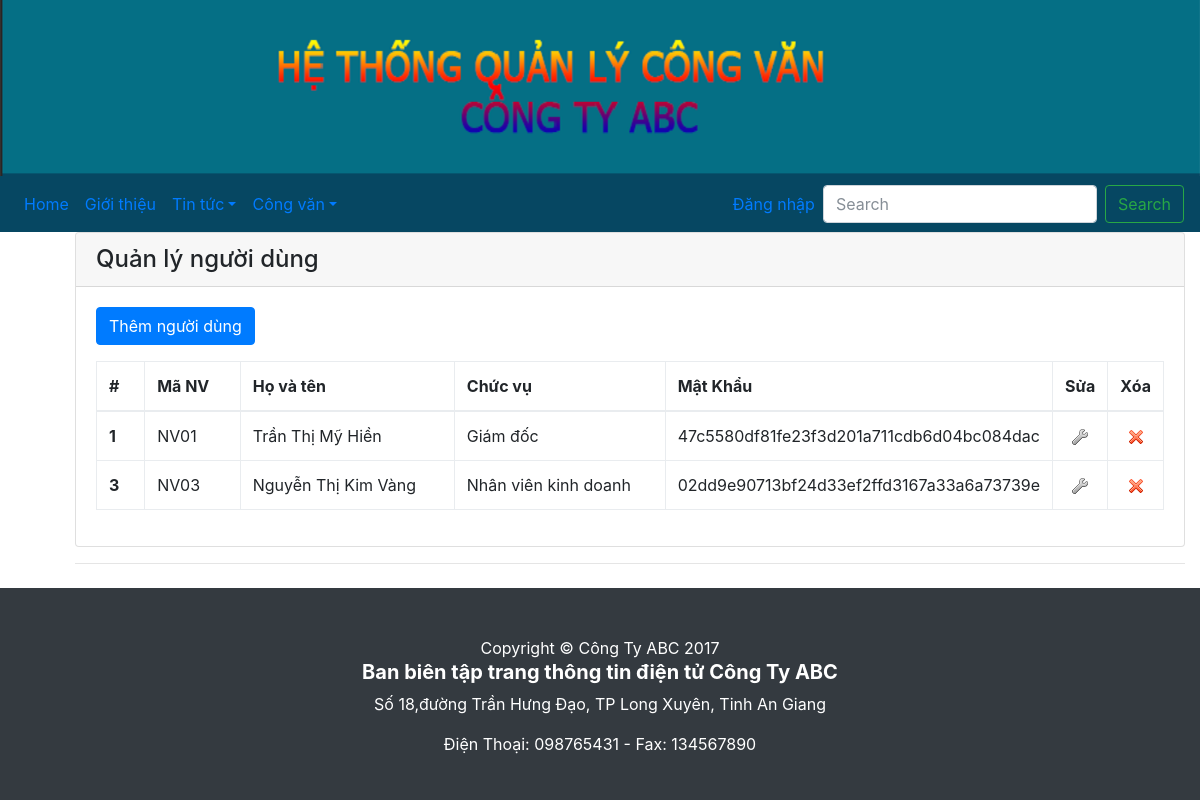
Screenshot of /nguoidung.php with the database file from the repository.
### tables this page shows
CREATE TABLE `nguoidung` (
  `ID` int(11) NOT NULL,
  `Manv` varchar(50) NOT NULL,
  `ID_chucvu` int(10) NOT NULL,
  `HoVaTen` varchar(50) NOT NULL,
  `MatKhau` varchar(50) NOT NULL,
  `QuyenHan` int(10) NOT NULL,
  `Khoa` tinyint(4) NOT NULL
);

CREATE TABLE `chucvu` (
  `ID` int(10) NOT NULL,
  `TenCV` varchar(50) NOT NULL
);

### nguoidung.php (the view, shortened to what this page needs)
<?php
	require_once "config.php";
	$sql = "SELECT n.* , c.TenCV
			FROM nguoidung n, chucvu c
			WHERE n.ID_chucvu = c.ID ";
			$danhsach = mysqli_query($link, $sql);
?>
<!DOCTYPE html>
<html lang="en">
	<head>
		<link rel="stylesheet" href="css/bootstrap.min.css" />
		<link rel="stylesheet" href="css/bootstrap-custom.css" />
	</head>
	<body>
		<?php include_once "navbar.php"; ?>
			<div class="container" style="margin: 5% 8% 2% 5%;">
			<div class="card">
				<h4 class="card-header">Quản lý người dùng</h4>
				<div class="card-body">
					<p><a class="btn btn-primary" href="nguoidung_them.php" role="button">Thêm người dùng</a></p>
					<table class="table table-bordered table-hover table-responsive">
						<thead>
							<tr>
								<th width="5%">#</th>
								<th width="10%">Mã NV</th>
								<th width="25%">Họ và tên</th>
								<th width="25%">Chức vụ </th>
								<th width="25%">Mật Khẩu</th>
								<th width="5%">Sửa</th>
								<th width="5%">Xóa</th>
							</tr>
						</thead>
						<tbody>
							<?php
								while($dong = mysqli_fetch_array($danhsach))
								{
									echo "<tr>";
										echo "<th>{$dong['ID']}</th>";
										echo "<td>{$dong['Manv']}</td>";
										echo "<td>{$dong['HoVaTen']}</td>";
										echo "<td>{$dong['TenCV']}</td>";
										echo "<td>{$dong['MatKhau']}</td>";
										echo "<td class='text-center'><a href='nguoidung_sua.php?id={$dong['ID']}'><img src='img/edit.png' /></a></td>";
										echo "<td class='text-center'><a onclick='return confirm(\"Bạn có muốn xóa người dùng {$dong['HoVaTen']} không?\");' href='nguoidung_xoa.php?id={$dong['ID']}'><img src='img/delete.png' /></a></td>";
									echo "</tr>";
								}
							?>
						</tbody>
					</table>
				</div>
			</div>
			<hr />
		</div>
		<?php include_once "footer.php"; ?>
	</body>
</html>

### css/modern-business.css (style rules this page uses)
body { padding-top: 54px; }
@media (min-width: 992px) { body { padding-top: 56px; } }

### rows the page displays
nguoidung: ID "1", Manv "NV01", HoVaTen "Trần Thị Mỹ Hiền", ID_chucvu.TenCV "Giám đốc", MatKhau "47c5580df81fe23f3d201a711cdb6d04bc084dac"
nguoidung: ID "3", Manv "NV03", HoVaTen "Nguyễn Thị Kim Vàng", ID_chucvu.TenCV "Nhân viên kinh doanh", MatKhau "02dd9e90713bf24d33ef2ffd3167a33a6a73739e"
